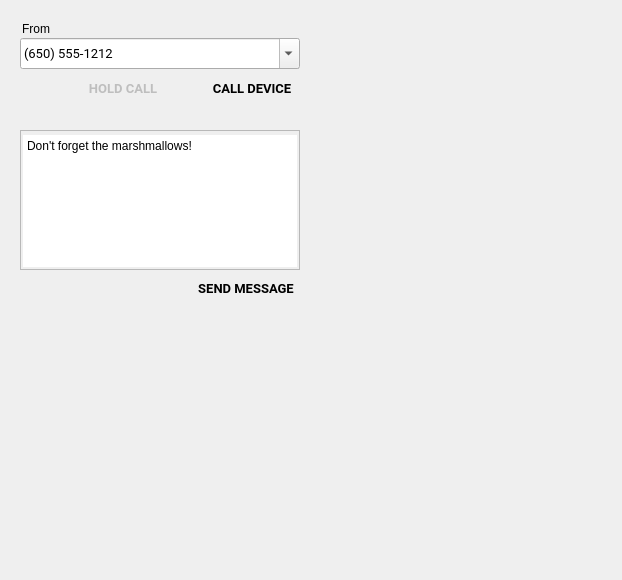
<?xml version="1.0" encoding="UTF-8"?>
<ui version="4.0">
 <class>TelephonyPage</class>
 <widget class="QWidget" name="TelephonyPage">
  <property name="geometry">
   <rect>
    <x>0</x>
    <y>0</y>
    <width>622</width>
    <height>580</height>
   </rect>
  </property>
  <property name="windowTitle">
   <string>Form</string>
  </property>
  <widget class="QPlainTextEdit" name="sms_messageBox">
   <property name="geometry">
    <rect>
     <x>20</x>
     <y>130</y>
     <width>280</width>
     <height>140</height>
    </rect>
   </property>
   <property name="styleSheet">
    <string notr="true">padding: 4px 2px 2px 2px;</string>
   </property>
   <property name="plainText">
    <string>Don't forget the marshmallows!</string>
   </property>
   <property name="ColorGroup" stdset="0">
    <string>SmsBox</string>
   </property>
  </widget>
  <widget class="QGroupBox" name="tel_fromGroup">
   <property name="geometry">
    <rect>
     <x>20</x>
     <y>20</y>
     <width>51</width>
     <height>21</height>
    </rect>
   </property>
   <property name="styleSheet">
    <string notr="true">border: 0px;</string>
   </property>
   <property name="title">
    <string>From</string>
   </property>
   <property name="ColorGroup" stdset="0">
    <string notr="true">Title</string>
   </property>
  </widget>
  <widget class="QPushButton" name="tel_startEndButton">
   <property name="geometry">
    <rect>
     <x>188</x>
     <y>70</y>
     <width>128</width>
     <height>36</height>
    </rect>
   </property>
   <property name="font">
    <font>
     <family>Roboto</family>
     <pointsize>10</pointsize>
     <weight>75</weight>
     <bold>true</bold>
    </font>
   </property>
   <property name="toolTip">
    <string>Start call</string>
   </property>
   <property name="text">
    <string>CALL DEVICE</string>
   </property>
   <property name="icon">
    <iconset resource="../resources.qrc">
     <normaloff>:/light/phone_button</normaloff>:/light/phone_button</iconset>
   </property>
   <property name="flat">
    <bool>true</bool>
   </property>
   <property name="themeIconName" stdset="0">
    <string>phone_button</string>
   </property>
   <property name="ColorGroup" stdset="0">
    <string>Tool</string>
   </property>
   <property name="themeIconName_disabled" stdset="0">
    <string>phone_disabled</string>
   </property>
  </widget>
  <widget class="QComboBox" name="tel_numberBox">
   <property name="geometry">
    <rect>
     <x>20</x>
     <y>38</y>
     <width>280</width>
     <height>31</height>
    </rect>
   </property>
   <property name="font">
    <font>
     <family>Roboto</family>
     <pointsize>10</pointsize>
    </font>
   </property>
   <property name="editable">
    <bool>true</bool>
   </property>
   <property name="insertPolicy">
    <enum>QComboBox::InsertAtTop</enum>
   </property>
   <item>
    <property name="text">
     <string>(650) 555-1212</string>
    </property>
   </item>
   <item>
    <property name="text">
     <string>+1 650 555-6789</string>
    </property>
   </item>
  </widget>
  <widget class="QPushButton" name="sms_sendButton">
   <property name="geometry">
    <rect>
     <x>176</x>
     <y>270</y>
     <width>140</width>
     <height>36</height>
    </rect>
   </property>
   <property name="font">
    <font>
     <family>Roboto</family>
     <pointsize>10</pointsize>
     <weight>75</weight>
     <bold>true</bold>
    </font>
   </property>
   <property name="text">
    <string>SEND MESSAGE</string>
   </property>
   <property name="icon">
    <iconset resource="../resources.qrc">
     <normaloff>:/dark/send</normaloff>:/dark/send</iconset>
   </property>
   <property name="flat">
    <bool>true</bool>
   </property>
   <property name="themeIconName" stdset="0">
    <string>send</string>
   </property>
   <property name="ColorGroup" stdset="0">
    <string>Tool</string>
   </property>
  </widget>
  <widget class="QPushButton" name="tel_holdCallButton">
   <property name="enabled">
    <bool>false</bool>
   </property>
   <property name="geometry">
    <rect>
     <x>64</x>
     <y>70</y>
     <width>118</width>
     <height>36</height>
    </rect>
   </property>
   <property name="font">
    <font>
     <family>Roboto</family>
     <pointsize>10</pointsize>
     <weight>75</weight>
     <bold>true</bold>
    </font>
   </property>
   <property name="toolTip">
    <string>Hold call</string>
   </property>
   <property name="text">
    <string>HOLD CALL</string>
   </property>
   <property name="icon">
    <iconset resource="../resources.qrc">
     <normaloff>:/light/phone_paused</normaloff>
     <disabledoff>:/light/phone_paused_disabled</disabledoff>:/light/phone_paused</iconset>
   </property>
   <property name="flat">
    <bool>true</bool>
   </property>
   <property name="themeIconName" stdset="0">
    <string>phone_paused</string>
   </property>
   <property name="themeIconName_disabled" stdset="0">
    <string>phone_paused_disabled</string>
   </property>
   <property name="ColorGroup" stdset="0">
    <string>Tool</string>
   </property>
  </widget>
 </widget>
 <tabstops>
  <tabstop>tel_numberBox</tabstop>
  <tabstop>tel_holdCallButton</tabstop>
  <tabstop>tel_startEndButton</tabstop>
  <tabstop>sms_messageBox</tabstop>
  <tabstop>sms_sendButton</tabstop>
 </tabstops>
 <resources>
  <include location="../resources.qrc"/>
 </resources>
 <connections/>
</ui>
